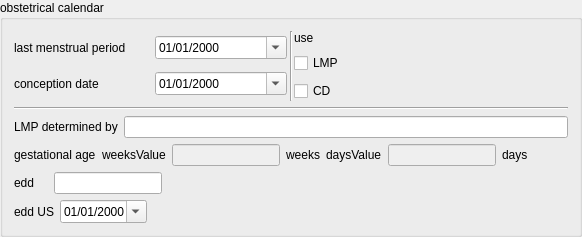
    <widget class="QGroupBox" name="obstetricalCalendarGroupBox">
     <property name="title">
      <string>obstetrical calendar</string>
     </property>
     <layout class="QVBoxLayout" name="verticalLayout_6">
      <item>
       <layout class="QHBoxLayout" name="horizontalLayout_14">
        <property name="spacing">
         <number>1</number>
        </property>
        <property name="leftMargin">
         <number>0</number>
        </property>
        <item>
         <layout class="QVBoxLayout" name="verticalLayout_18">
          <property name="spacing">
           <number>8</number>
          </property>
          <property name="rightMargin">
           <number>2</number>
          </property>
          <item>
           <layout class="QHBoxLayout" name="lmpHorizontalLayout">
            <item>
             <widget class="QLabel" name="lastMenstrualPeriodLabel">
              <property name="text">
               <string>last menstrual period</string>
              </property>
             </widget>
            </item>
            <item>
             <widget class="QDateEdit" name="lastMenstrualPeriodDateEdit">
              <property name="locale">
               <locale language="French" country="Madagascar"/>
              </property>
              <property name="correctionMode">
               <enum>QAbstractSpinBox::CorrectToNearestValue</enum>
              </property>
              <property name="dateTime">
               <datetime>
                <hour>0</hour>
                <minute>0</minute>
                <second>0</second>
                <year>2000</year>
                <month>1</month>
                <day>1</day>
               </datetime>
              </property>
              <property name="displayFormat">
               <string>dd/MM/yyyy</string>
              </property>
              <property name="calendarPopup">
               <bool>true</bool>
              </property>
             </widget>
            </item>
           </layout>
          </item>
          <item>
           <layout class="QHBoxLayout" name="conceptionHorizontalLayout">
            <item>
             <widget class="QLabel" name="conceptionDateLabel">
              <property name="text">
               <string>conception date</string>
              </property>
             </widget>
            </item>
            <item>
             <widget class="QDateEdit" name="conceptionDateDateEdit">
              <property name="locale">
               <locale language="French" country="Madagascar"/>
              </property>
              <property name="showGroupSeparator" stdset="0">
               <bool>false</bool>
              </property>
              <property name="minimumDate">
               <date>
                <year>1790</year>
                <month>9</month>
                <day>1</day>
               </date>
              </property>
              <property name="displayFormat">
               <string>dd/MM/yyyy</string>
              </property>
              <property name="calendarPopup">
               <bool>true</bool>
              </property>
              <property name="currentSectionIndex">
               <number>0</number>
              </property>
             </widget>
            </item>
           </layout>
          </item>
         </layout>
        </item>
        <item>
         <widget class="Line" name="line_2">
          <property name="orientation">
           <enum>Qt::Vertical</enum>
          </property>
         </widget>
        </item>
        <item>
         <layout class="QVBoxLayout" name="verticalLayout_17">
          <property name="spacing">
           <number>8</number>
          </property>
          <item>
           <widget class="QLabel" name="useLmpDateOfConceptionLabel">
            <property name="sizePolicy">
             <sizepolicy hsizetype="Preferred" vsizetype="Preferred">
              <horstretch>0</horstretch>
              <verstretch>0</verstretch>
             </sizepolicy>
            </property>
            <property name="text">
             <string>use</string>
            </property>
           </widget>
          </item>
          <item>
           <widget class="QCheckBox" name="useLmpCheck">
            <property name="text">
             <string>LMP</string>
            </property>
           </widget>
          </item>
          <item>
           <widget class="QCheckBox" name="useDateOfConceptionCheck">
            <property name="text">
             <string>CD</string>
            </property>
           </widget>
          </item>
         </layout>
        </item>
       </layout>
      </item>
      <item>
       <widget class="Line" name="line">
        <property name="orientation">
         <enum>Qt::Horizontal</enum>
        </property>
       </widget>
      </item>
      <item>
       <layout class="QHBoxLayout" name="horizontalLayout_15">
        <property name="sizeConstraint">
         <enum>QLayout::SetMinimumSize</enum>
        </property>
        <item>
         <widget class="QLabel" name="lmpDeterminedByLabel">
          <property name="text">
           <string>LMP determined by</string>
          </property>
         </widget>
        </item>
        <item>
         <layout class="QHBoxLayout" name="lmpDeterminedByRadioLayout"/>
        </item>
        <item>
         <widget class="QLineEdit" name="lmpDeterminedByLineEdit">
          <property name="sizePolicy">
           <sizepolicy hsizetype="MinimumExpanding" vsizetype="Fixed">
            <horstretch>0</horstretch>
            <verstretch>0</verstretch>
           </sizepolicy>
          </property>
         </widget>
        </item>
       </layout>
      </item>
      <item>
       <layout class="QHBoxLayout" name="horizontalLayout_17">
        <item>
         <widget class="QLabel" name="gestationalAgeHelpTextLabel">
          <property name="text">
           <string>gestational age</string>
          </property>
         </widget>
        </item>
        <item>
         <widget class="QLabel" name="trimester3CurrentWeeksAmenorrhoeaWeeksValueLabel">
          <property name="text">
           <string>weeksValue</string>
          </property>
         </widget>
        </item>
        <item>
         <widget class="QLineEdit" name="trimester3CurrentWeeksAmenorrhoeaWeeksValueLineEdit">
          <property name="enabled">
           <bool>false</bool>
          </property>
          <property name="sizePolicy">
           <sizepolicy hsizetype="Minimum" vsizetype="Fixed">
            <horstretch>0</horstretch>
            <verstretch>0</verstretch>
           </sizepolicy>
          </property>
         </widget>
        </item>
        <item>
         <widget class="QLabel" name="currentWeeksAmenorrhoeaWeeksLabel">
          <property name="text">
           <string>weeks</string>
          </property>
         </widget>
        </item>
        <item>
         <widget class="QLabel" name="trimester3CurrentWeeksAmenorrhoeaDaysValueLabel">
          <property name="text">
           <string>daysValue</string>
          </property>
         </widget>
        </item>
        <item>
         <widget class="QLineEdit" name="trimester3CurrentWeeksAmenorrhoeaDaysValueLineEdit">
          <property name="enabled">
           <bool>false</bool>
          </property>
         </widget>
        </item>
        <item>
         <widget class="QLabel" name="currentWeeksAmenorrhoeaDaysLabel">
          <property name="text">
           <string>days</string>
          </property>
         </widget>
        </item>
        <item>
         <spacer name="horizontalSpacer_3">
          <property name="orientation">
           <enum>Qt::Horizontal</enum>
          </property>
          <property name="sizeHint" stdset="0">
           <size>
            <width>40</width>
            <height>20</height>
           </size>
          </property>
         </spacer>
        </item>
       </layout>
      </item>
      <item>
       <layout class="QHBoxLayout" name="eddHorizontalLayout">
        <item>
         <widget class="QLabel" name="eddLabel">
          <property name="text">
           <string>edd</string>
          </property>
         </widget>
        </item>
        <item>
         <widget class="QLabel" name="eddValueLabel">
          <property name="text">
           <string/>
          </property>
         </widget>
        </item>
        <item>
         <widget class="QLineEdit" name="eddValueLineEdit">
          <property name="sizePolicy">
           <sizepolicy hsizetype="Preferred" vsizetype="Fixed">
            <horstretch>0</horstretch>
            <verstretch>0</verstretch>
           </sizepolicy>
          </property>
          <property name="readOnly">
           <bool>true</bool>
          </property>
         </widget>
        </item>
        <item>
         <spacer name="horizontalSpacer_2">
          <property name="orientation">
           <enum>Qt::Horizontal</enum>
          </property>
          <property name="sizeHint" stdset="0">
           <size>
            <width>40</width>
            <height>20</height>
           </size>
          </property>
         </spacer>
        </item>
       </layout>
      </item>
      <item>
       <layout class="QHBoxLayout" name="horizontalLayout_3">
        <item>
         <widget class="QLabel" name="eddUsLabel">
          <property name="text">
           <string>edd US</string>
          </property>
         </widget>
        </item>
        <item>
         <widget class="QDateEdit" name="eddUsDateEdit">
          <property name="displayFormat">
           <string>dd/MM/yyyy</string>
          </property>
          <property name="calendarPopup">
           <bool>true</bool>
          </property>
         </widget>
        </item>
        <item>
         <spacer name="horizontalSpacer_13">
          <property name="orientation">
           <enum>Qt::Horizontal</enum>
          </property>
          <property name="sizeHint" stdset="0">
           <size>
            <width>40</width>
            <height>20</height>
           </size>
          </property>
         </spacer>
        </item>
       </layout>
      </item>
     </layout>
    </widget>
